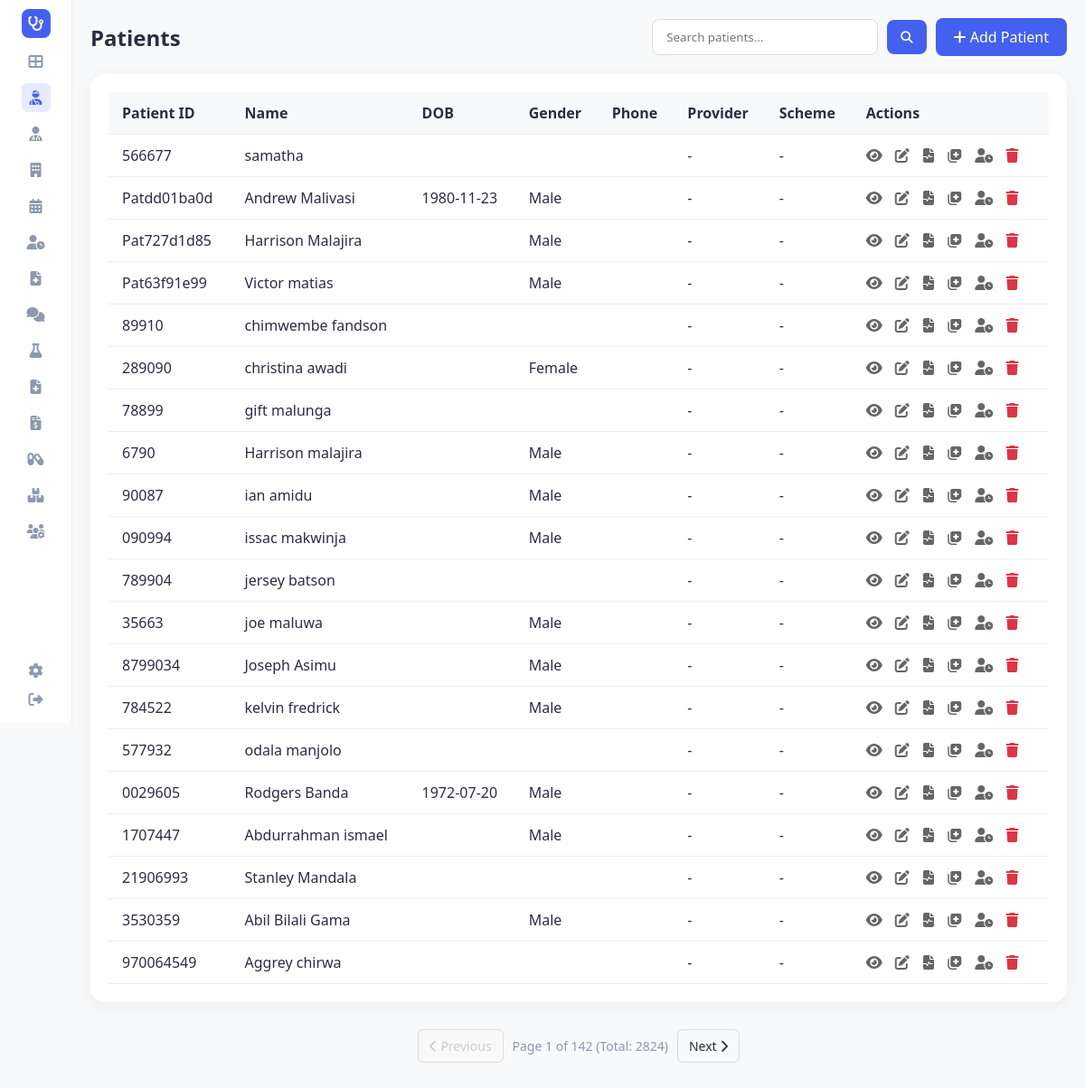
Screenshot of /patients (signed in) with the database file from the repository.
### tables this page shows
CREATE TABLE patients (
                patient_id TEXT PRIMARY KEY,
                first_name TEXT,
                last_name TEXT,
                date_of_birth TEXT,
                gender TEXT,
                phone TEXT,
                email TEXT,
                address TEXT,
                emergency_contact TEXT,
                blood_group TEXT,
                medical_history TEXT,
                created_date TEXT,
                scheme_provider TEXT,
                scheme_type TEXT
            );

### app.py (the view)
@app.route('/patients')
def patients():
    search_term = request.args.get('search', '')
    page = request.args.get('page', 1, type=int)
    per_page = 20
    if search_term:
        all_results = hms.search_patients(search_term)
        total_count = len(all_results)
        patients_slice, total_pages = paginate_list(all_results, page, per_page)
    else:
        total_count = hms.get_patients_count()
        patients_slice = hms.get_patients_paginated(page, per_page)
        total_pages = math.ceil(total_count / per_page)
    return render_template('patients.html',
                           patients=patients_slice,
                           active_page='patients',
                           search_term=search_term,
                           page=page,
                           total_pages=total_pages,
                           total_count=total_count)

### app.py (called while the page is built)
@app.before_request
def require_login():
    allowed_routes = ['login', 'register', 'static']
    if request.endpoint not in allowed_routes and 'user_id' not in session:
        return redirect(url_for('login'))

@app.context_processor
def inject_user():
    username = session.get('username')
    role = session.get('role')
    unread = 0
    if username:
        unread = hms.get_unread_count(username, role)
    return dict(current_user=username, current_role=role, unread_messages_count=unread, hms=hms)

### database/db_manager.py (called while the page is built)
    def get_connection(self):
        conn = sqlite3.connect(self.db_file)
        conn.row_factory = sqlite3.Row
        return conn

    def _row_to_obj(self, cls: Type[T], row: sqlite3.Row) -> T:
        d = dict(row)
        for field in fields(cls):
            if field.type in (dict, Dict[str, Any], list, List[Any]) and d.get(field.name):
                try:
                    d[field.name] = json.loads(d[field.name])
                except:
                    pass
            elif field.type == bool and field.name in d:
                d[field.name] = bool(d[field.name])
        allowed = {f.name for f in fields(cls)}
        filtered = {k: v for k, v in d.items() if k in allowed}
        return cls(**filtered)

    def get_all(self, cls: Type[T], table: str, limit: int = 100, offset: int = 0) -> List[T]:
        try:
            conn = self.get_connection()
            cursor = conn.cursor()
            cursor.execute(f"SELECT * FROM {table} LIMIT ? OFFSET ?", (limit, offset))
            rows = cursor.fetchall()
            conn.close()
            return [self._row_to_obj(cls, row) for row in rows]
        except Exception as e:
            print(f"Error getting from {table}: {e}")
            return []

    def count(self, table: str) -> int:
        try:
            conn = self.get_connection()
            cursor = conn.cursor()
            cursor.execute(f"SELECT COUNT(*) FROM {table}")
            count = cursor.fetchone()[0]
            conn.close()
            return count
        except Exception as e:
            print(f"Error counting {table}: {e}")
            return 0

### main.py (called while the page is built)
    def get_patients_paginated(self, page: int = 1, per_page: int = 20) -> List[Patient]:
        return self.db.get_all(Patient, 'patients', limit=per_page, offset=(page-1)*per_page)

    def get_patients_count(self) -> int:
        return self.db.count('patients')

### templates/patients.html (shortened to what this page needs)
<!DOCTYPE html>
<html lang="en">
<head>
    <link rel="stylesheet" href="{{ url_for('static', filename='style.css') }}">
    <link rel="stylesheet" href="https://cdnjs.cloudflare.com/ajax/libs/font-awesome/6.4.0/css/all.min.css">
</head>
<body>
    <div class="container">
        {% include 'sidebar.html' %}
        <main class="main-content">
            <div class="header-actions">
                <h2>Patients</h2>
                <div style="display: flex; gap: 10px;">
                    <form action="{{ url_for('patients') }}" method="get" class="search-form" style="display: flex; align-items: center; gap: 10px;">
                        <input type="text" name="search" placeholder="Search patients..." value="{{ search_term if search_term else '' }}" style="padding: 10px 15px; border: 1px solid #ddd; border-radius: 8px; outline: none; width: 250px;">
                        <button type="submit" style="background-color: #4361ee; color: white; border: none; padding: 10px 15px; border-radius: 8px; cursor: pointer;"><i class="fas fa-search"></i></button>
                    </form>
                    <a href="{{ url_for('add_patient') }}" class="btn-add"><i class="fas fa-plus"></i> Add Patient</a>
                </div>
            </div>
            <div class="table-container">
                <table>
                    <thead>
                        <tr>
                            <th>Patient ID</th>
                            <th>Name</th>
                            <th>DOB</th>
                            <th>Gender</th>
                            <th>Phone</th>
                            <th>Provider</th>
                            <th>Scheme</th>
                            <th>Actions</th>
                        </tr>
                    </thead>
                    <tbody>
                        {% for patient in patients %}
                        <tr ondblclick="window.location.href='{{ url_for('patient_details', patient_id=patient.patient_id) }}'" style="cursor: pointer;" title="Double click to view details">
                            <td>{{ patient.patient_id }}</td>
                            <td>{{ patient.first_name }} {{ patient.last_name }}</td>
                            <td>{{ patient.date_of_birth }}</td>
                            <td>{{ patient.gender }}</td>
                            <td>{{ patient.phone }}</td>
                            <td>{{ patient.scheme_provider or '-' }}</td>
                            <td>{{ patient.scheme_type or '-' }}</td>
                            <td class="actions">
                                <a href="{{ url_for('patient_details', patient_id=patient.patient_id) }}" title="View"><i class="fas fa-eye"></i></a>
                                <a href="{{ url_for('edit_patient', patient_id=patient.patient_id) }}" title="Edit"><i class="fas fa-edit"></i></a>
                                <a href="{{ url_for('view_medical_records', patient_id=patient.patient_id) }}" title="View All Records"><i class="fas fa-file-medical-alt"></i></a>
                                <a href="{{ url_for('add_medical_record', patient_id=patient.patient_id) }}" title="Create Medical Record"><i class="fas fa-notes-medical"></i></a>
                                <a href="{{ url_for('add_to_queue', patient_id=patient.patient_id) }}" title="Add to Queue"><i class="fas fa-user-clock"></i></a>
                                <a href="{{ url_for('delete_patient', patient_id=patient.patient_id) }}" class="delete" title="Delete" onclick="return confirm('Are you sure you want to delete this patient?')"><i class="fas fa-trash"></i></a>
                            </td>
                        </tr>
                        {% endfor %}
                    </tbody>
                </table>
            </div>
            {% if total_pages > 1 %}
            <div class="pagination">
                <a href="{{ url_for('patients', page=page-1, search=search_term) }}" class="pagination-btn {{ 'disabled' if page == 1 else '' }}">
                    <i class="fas fa-chevron-left"></i> Previous
                </a>
                <div class="pagination-info">
                    Page {{ page }} of {{ total_pages }} (Total: {{ total_count }})
                </div>
                <a href="{{ url_for('patients', page=page+1, search=search_term) }}" class="pagination-btn {{ 'disabled' if page == total_pages else '' }}">
                    Next <i class="fas fa-chevron-right"></i>
                </a>
            </div>
            {% endif %}
        </main>
    </div>
</body>
</html>

### templates/sidebar.html
<aside class="sidebar">
    <div class="logo">
        <div class="logo-icon">
            <i class="fas fa-stethoscope"></i>
        </div>
    </div>
    <nav class="menu">
        <a href="{{ url_for('dashboard') }}" class="menu-item {% if active_page == 'dashboard' %}active{% endif %}" title="Dashboard"><i class="fas fa-th-large"></i></a>
        {% if current_role in ['admin', 'doctor', 'receptionist', 'nurse'] %}
        <a href="{{ url_for('patients') }}" class="menu-item {% if active_page == 'patients' %}active{% endif %}" title="Patients"><i class="fas fa-user-injured"></i></a>
        {% endif %}
        {% if current_role in ['admin', 'doctor', 'receptionist', 'nurse'] %}
        <a href="{{ url_for('doctors') }}" class="menu-item {% if active_page == 'doctors' %}active{% endif %}" title="Doctors"><i class="fas fa-user-md"></i></a>
        {% endif %}
        {% if current_role in ['admin', 'doctor', 'receptionist'] %}
        <a href="{{ url_for('departments') }}" class="menu-item {% if active_page == 'departments' %}active{% endif %}" title="Departments"><i class="fas fa-building"></i></a>
        {% endif %}
        {% if current_role in ['admin', 'doctor', 'receptionist', 'nurse'] %}
        <a href="{{ url_for('view_schedule') }}" class="menu-item {% if active_page == 'schedule' %}active{% endif %}" title="Schedule"><i class="fas fa-calendar-alt"></i></a>
        {% endif %}
        {% if current_role in ['admin', 'doctor', 'receptionist', 'nurse'] %}
        <a href="{{ url_for('queue_dashboard') }}" class="menu-item {% if active_page == 'queue' %}active{% endif %}" title="Queue Dashboard"><i class="fas fa-user-clock"></i></a>
        {% endif %}
        {% if current_role in ['admin', 'doctor', 'nurse'] %}
        <a href="{{ url_for('medical_records') }}" class="menu-item {% if active_page == 'medical_records' %}active{% endif %}" title="Medical Records"><i class="fas fa-file-medical"></i></a>
        {% endif %}
        <a href="{{ url_for('messages') }}" class="menu-item {% if active_page == 'messages' %}active{% endif %}" title="Messages"><i class="fas fa-comments"></i></a>
        {% if current_role in ['admin', 'doctor', 'lab_assistant', 'nurse'] %}
        <a href="{{ url_for('lab_results') }}" class="menu-item {% if active_page == 'lab_results' %}active{% endif %}" title="Lab Results"><i class="fas fa-flask"></i></a>
        {% endif %}
        {% if current_role in ['admin', 'doctor'] %}
        <a href="{{ url_for('general_reports') }}" class="menu-item {% if active_page == 'reports' %}active{% endif %}" title="Reports"><i class="fas fa-file-medical"></i></a>
        {% endif %}
        {% if current_role in ['admin', 'cashier'] %}
        <a href="{{ url_for('billing_dashboard') }}" class="menu-item {% if active_page == 'billing' %}active{% endif %}" title="Billing"><i class="fas fa-file-invoice-dollar"></i></a>
        {% endif %}
        {% if current_role in ['admin', 'doctor', 'receptionist', 'nurse'] %}
        <a href="{{ url_for('prescriptions') }}" class="menu-item {% if active_page == 'prescriptions' %}active{% endif %}" title="Prescriptions"><i class="fas fa-capsules"></i></a>
        {% endif %}
        {% if current_role in ['admin', 'cashier', 'nurse'] %}
        <a href="{{ url_for('inventory') }}" class="menu-item {% if active_page == 'inventory' %}active{% endif %}" title="Inventory"><i class="fas fa-boxes"></i></a>
        {% endif %}
        {% if current_role in ['admin', 'admin doctor', 'admin_doctor'] %}
        <a href="{{ url_for('admin_users') }}" class="menu-item {% if active_page == 'admin_users' %}active{% endif %}" title="User Management"><i class="fas fa-users-cog"></i></a>
        {% endif %}
    </nav>
    <div class="settings">
        <a href="{{ url_for('settings') }}" class="menu-item {% if active_page == 'settings' %}active{% endif %}" title="Settings"><i class="fas fa-cog"></i></a>
        <a href="{{ url_for('logout') }}" class="menu-item" title="Logout"><i class="fas fa-sign-out-alt"></i></a>
    </div>
</aside>

### static/style.css (style rules this page uses)
:root { --primary-color: #4361ee; --secondary-color: #3f37c9; --success-color: #4cc9f0; --warning-color: #f72585; --text-dark: #2b2d42; --text-light: #8d99ae; --bg-light: #f8f9fa; --white: #ffffff; --sidebar-width: 80px; --border-radius: 16px; --shadow: 0 4px 20px rgba(0, 0, 0, 0.05); }
* { margin: 0; padding: 0; box-sizing: border-box; font-family: 'Segoe UI', Tahoma, Geneva, Verdana, sans-serif; }
body { background-color: var(--bg-light); color: var(--text-dark); min-height: 100vh; margin: 0; }
.container { display: flex !important; min-height: 100vh !important; height: auto !important; overflow: visible !important; }
.main-content { flex: 1 !important; padding: 20px !important; display: flex; flex-direction: column; min-width: 0; }
.sidebar { width: var(--sidebar-width); background-color: var(--white); display: flex; flex-direction: column; align-items: center; padding: 10px 0; border-right: 1px solid #eee; position: sticky; top: 0; height: 100vh; z-index: 100; }
.logo-icon { width: 32px; height: 32px; background-color: var(--primary-color); color: white; border-radius: 8px; display: flex; justify-content: center; align-items: center; font-size: 16px; margin-bottom: 10px; }
.menu { display: flex; flex-direction: column; gap: 8px; flex: 1; overflow-y: auto; width: 100%; align-items: center; }
.menu-item { color: var(--text-light); font-size: 16px; width: 32px; height: 32px; display: flex; justify-content: center; align-items: center; border-radius: 6px; text-decoration: none; transition: all 0.3s ease; }
.menu-item:hover, .menu-item.active { background-color: #4361ee20; color: var(--primary-color); }
.pagination { display: flex; justify-content: center; align-items: center; gap: 10px; margin-top: 20px; padding: 10px; }
.pagination-btn { padding: 8px 12px; border: 1px solid #ddd; border-radius: 6px; text-decoration: none; color: var(--text-dark); transition: all 0.2s; font-size: 14px; }
.pagination-btn.disabled { color: #ccc; pointer-events: none; background-color: #f9f9f9; }
.pagination-info { font-size: 14px; color: var(--text-light); }

### templates/patients.html (style rules this page uses)
.table-container { background-color: white; padding: 20px; border-radius: 16px; box-shadow: 0 4px 20px rgba(0, 0, 0, 0.05); }
.header-actions { display: flex; justify-content: space-between; align-items: center; margin-bottom: 20px; }
.btn-add { background-color: #4361ee; color: white; padding: 10px 20px; text-decoration: none; border-radius: 8px; font-weight: 500; }
table { width: 100%; border-collapse: collapse; }
th, td { padding: 12px 15px; text-align: left; border-bottom: 1px solid #eee; }
th { background-color: #f8f9fa; font-weight: 600; }
.actions a { margin-right: 10px; color: #666; text-decoration: none; }
.actions a.delete { color: #dc3545; }

### rows the page displays
patients: patient_id "566677", first_name "samatha", scheme_provider "-", scheme_type "-"
patients: patient_id "Patdd01ba0d", first_name "Andrew", last_name "Malivasi", date_of_birth "1980-11-23", gender "Male", scheme_provider "-", scheme_type "-"
patients: patient_id "Pat727d1d85", first_name "Harrison", last_name "Malajira", gender "Male", scheme_provider "-", scheme_type "-"
patients: patient_id "Pat63f91e99", first_name "Victor", last_name "matias", gender "Male", scheme_provider "-", scheme_type "-"
patients: patient_id "89910", first_name "chimwembe", last_name "fandson", scheme_provider "-", scheme_type "-"
patients: patient_id "289090", first_name "christina", last_name "awadi", gender "Female", scheme_provider "-", scheme_type "-"
patients: patient_id "78899", first_name "gift", last_name "malunga", scheme_provider "-", scheme_type "-"
patients: patient_id "6790", first_name "Harrison", last_name "malajira", gender "Male", scheme_provider "-", scheme_type "-"
patients: patient_id "90087", first_name "ian", last_name "amidu", gender "Male", scheme_provider "-", scheme_type "-"
patients: patient_id "090994", first_name "issac", last_name "makwinja", gender "Male", scheme_provider "-", scheme_type "-"
patients: patient_id "789904", first_name "jersey", last_name "batson", scheme_provider "-", scheme_type "-"
patients: patient_id "35663", first_name "joe", last_name "maluwa", gender "Male", scheme_provider "-", scheme_type "-"
patients: patient_id "8799034", first_name "Joseph", last_name "Asimu", gender "Male", scheme_provider "-", scheme_type "-"
patients: patient_id "784522", first_name "kelvin", last_name "fredrick", gender "Male", scheme_provider "-", scheme_type "-"
patients: patient_id "577932", first_name "odala", last_name "manjolo", scheme_provider "-", scheme_type "-"
patients: patient_id "0029605", first_name "Rodgers", last_name "Banda", date_of_birth "1972-07-20", gender "Male", scheme_provider "-", scheme_type "-"
patients: patient_id "1707447", first_name "Abdurrahman", last_name "ismael", gender "Male", scheme_provider "-", scheme_type "-"
patients: patient_id "21906993", first_name "Stanley", last_name "Mandala", scheme_provider "-", scheme_type "-"
patients: patient_id "3530359", first_name "Abil", last_name "Bilali Gama", gender "Male", scheme_provider "-", scheme_type "-"
patients: patient_id "970064549", first_name "Aggrey", last_name "chirwa", scheme_provider "-", scheme_type "-"

### other values shown
{{ page }} "1"
{{ total_pages }} "142"
{{ total_count }} "2824"
